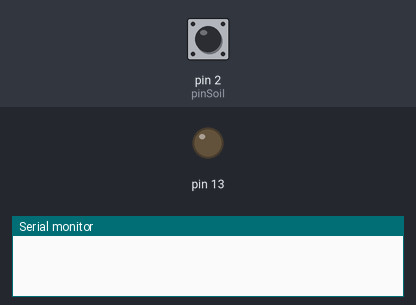
A sketch run on a simulated Arduino Uno, built with avr-gcc and run on an emulated ATmega328P. On the bench: output pins drawn as LEDs (lit = HIGH), the last lines printed to the serial monitor. The test bench sets the inputs (shaded band); at power-on: pin 2 (pinSoil) HIGH.

Above: at 1.2 s.
1.3 s: pin 2 (pinSoil) pulled LOW for 0.15 s
At 1.38 s:
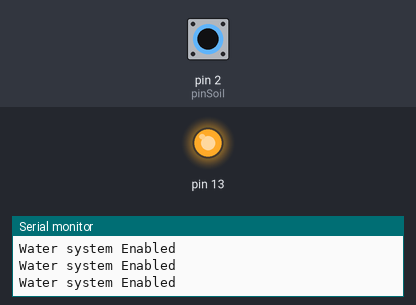
2.9 s: pin 2 (pinSoil) pulled LOW for 3.2 s
At 6.9 s:
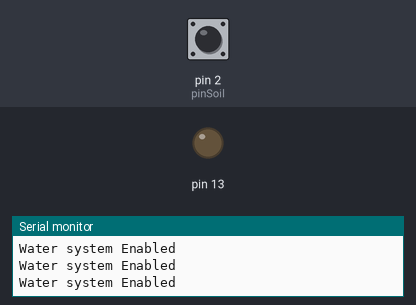
7.6 s: pin 2 (pinSoil) driven LOW
At 7.9 s:
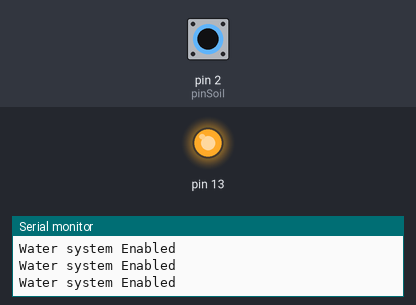
10.6 s: pin 2 (pinSoil) driven HIGH
At 10.9 s:
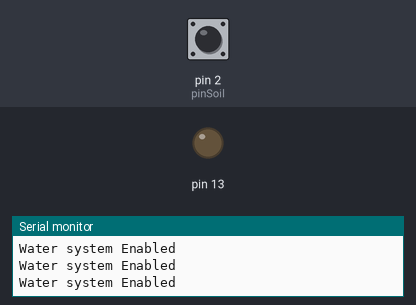
Timing chart, 0 to 13.1 s (numbered marks = the images above; inputs shaded):
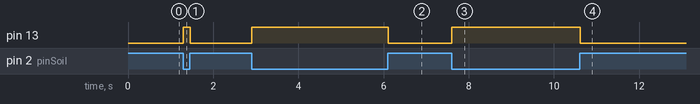

Measured:
- after the input at 1.3 s, pin 13: LOW → HIGH at once, → LOW 0.16 s later
- after the input at 2.9 s, pin 13: LOW → HIGH at once, → LOW 3.2 s later
- after the input at 7.6 s, pin 13: LOW → HIGH at once
- after the input at 10.6 s, pin 13: HIGH → LOW at once

The sketch:

m18_SoilHumidityDigital.ino
```cpp
int pinSoil  = 2;

void setup(){
  Serial.begin(9600);
  pinMode(pinSoil,INPUT_PULLUP);
  pinMode(13, OUTPUT);
}
void loop(){
  int humidityState = digitalRead(pinSoil);
  if(humidityState == LOW){
    Serial.println("Water system Enabled");
    digitalWrite(13, HIGH);
  }
  if(humidityState == HIGH){
    digitalWrite(13, LOW);
  }
}
```
